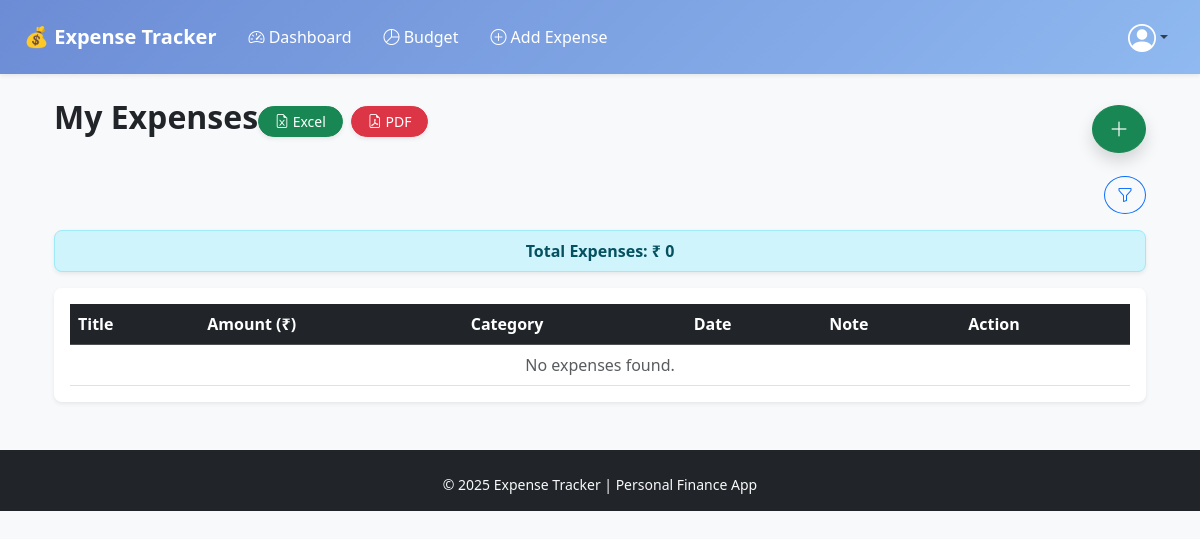
The app's page / (signed in), older data.
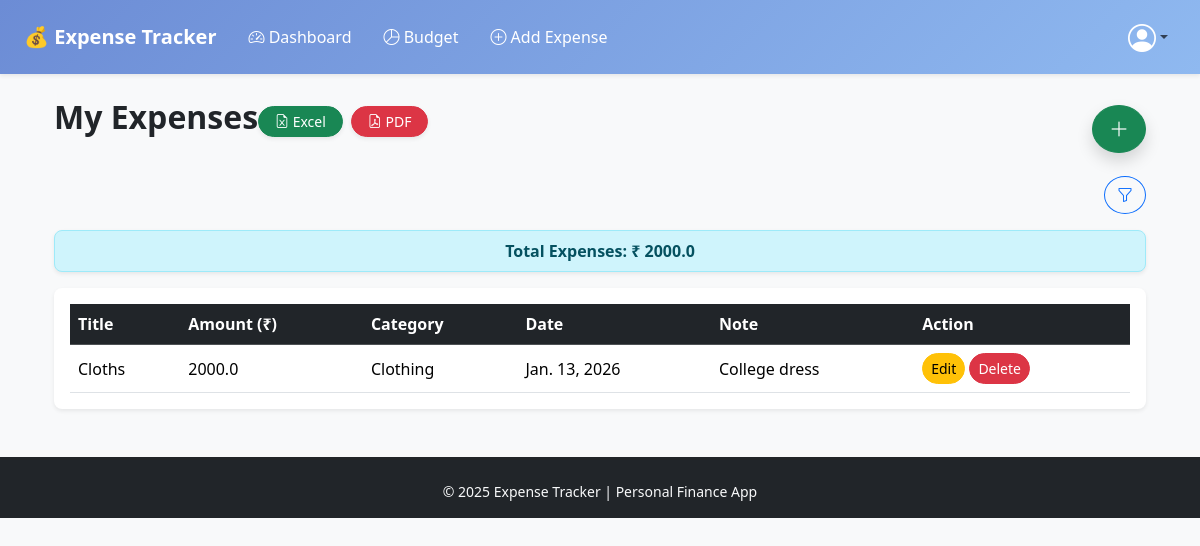
The same page, newer data.
### expenses/models.py (models this page shows, shortened)
class Expense(models.Model):
    user = models.ForeignKey(User, on_delete=models.CASCADE)
    title = models.CharField(max_length=100)
    amount = models.FloatField()
    category = models.CharField(max_length=100, choices=CATEGORY_CHOICES)
    date = models.DateField()
    note = models.TextField(blank=True, null=True)

### expenses/views.py (the view)
# urls.py: path('', views.dashboard, name='dashboard'),
@login_required
def dashboard(request):
    expenses = Expense.objects.filter(user=request.user).order_by('-date')
    total = expenses.aggregate(Sum('amount'))['amount__sum'] or 0
    start_date = request.GET.get('start_date')
    end_date = request.GET.get('end_date')
    category = request.GET.get('category')
    if start_date:
        expenses = expenses.filter(date__gte=start_date)
    if end_date:
        expenses = expenses.filter(date__lte=end_date)
    if category and category != 'All':
        expenses = expenses.filter(category=category)
    filtered_total = expenses.aggregate(Sum('amount'))['amount__sum'] or 0
    context = {
        'expenses': expenses,
        'total': filtered_total,
        'categories': [c[0] for c in CATEGORY_CHOICES], # use imported CATEGORY_CHOICES
        'selected_category': category or 'All',
        'start_date': start_date or '',
        'end_date': end_date or '',
    }
    return render(request, 'expenses/dashboard.html', context)

### expenses/templates/expenses/dashboard.html (shortened to what this page needs)
{% extends 'expenses/base.html' %}
{% block content %}
<div class="container mt-4">
    <div class="d-flex justify-content-between align-items-center mb-3">
        <div class="d-flex justify-content-between align-items-center mb-3">
            <h2 class="fw-bold">My Expenses</h2>
            <div class="d-flex gap-2">
                <a href="{% url 'export_excel' %}" class="btn btn-success btn-sm rounded-pill shadow-sm px-3">
                <i class="bi bi-file-earmark-excel"></i> Excel
                </a>
                <a href="{% url 'export_pdf' %}" class="btn btn-danger btn-sm rounded-pill shadow-sm px-3">
                <i class="bi bi-file-earmark-pdf"></i> PDF
                </a>
                </div>
        </div>
        <a href="{% url 'add_expense' %}" class="btn btn-success btn-lg rounded-circle shadow">
            <i class="bi bi-plus-lg"></i>
        </a>
    </div>
    <div class="mb-3 text-end">
        <button class="btn btn-outline-primary rounded-circle" type="button" data-bs-toggle="collapse"
            data-bs-target="#filterBox" aria-expanded="false" aria-controls="filterBox">
            <i class="bi bi-funnel"></i>
        </button>
    </div>
    <div class="mb-3">
        <div class="alert alert-info rounded-3 p-2 text-center shadow-sm">
            <strong>Total Expenses: ₹ {{ total }}</strong>
        </div>
    </div>
    <div class="table-responsive rounded-3 shadow-sm bg-white p-3">
        <table class="table table-hover align-middle mb-0">
            <thead class="table-dark rounded-3">
                <tr>
                    <th>Title</th>
                    <th>Amount (₹)</th>
                    <th>Category</th>
                    <th>Date</th>
                    <th>Note</th>
                    <th>Action</th>
                </tr>
            </thead>
            <tbody>
                {% for e in expenses %}
                <tr>
                    <td>{{ e.title }}</td>
                    <td>{{ e.amount }}</td>
                    <td>{{ e.category }}</td>
                    <td>{{ e.date }}</td>
                    <td>{{ e.note }}</td>
                    <td>
                        <a href="{% url 'edit_expense' e.id %}" class="btn btn-sm btn-warning rounded-pill">Edit</a>
                        <a href="{% url 'delete_expense' e.id %}" class="btn btn-sm btn-danger rounded-pill">Delete</a>
                    </td>
                </tr>
                {% empty %}
                <tr>
                    <td colspan="6" class="text-center text-muted">No expenses found.</td>
                </tr>
                {% endfor %}
            </tbody>
        </table>
    </div>
</div>
<link rel="stylesheet" href="https://cdn.jsdelivr.net/npm/bootstrap-icons@1.11.0/font/bootstrap-icons.css">
{% endblock %}

### expenses/templates/expenses/base.html (shortened to what this page needs)
<!DOCTYPE html>
<html lang="en">
<head>
  <link href="https://cdn.jsdelivr.net/npm/bootstrap@5.3.2/dist/css/bootstrap.min.css" rel="stylesheet">
  <link rel="stylesheet" href="https://cdn.jsdelivr.net/npm/bootstrap-icons@1.11.1/font/bootstrap-icons.css">
</head>
<body>
<nav class="navbar navbar-expand-lg custom-navbar shadow-sm">
  <div class="container-fluid px-4">
    <a class="navbar-brand fw-bold text-white" href="{% url 'dashboard' %}">
      💰 Expense Tracker
    </a>
    <div class="collapse navbar-collapse" id="navbarNav">
      <ul class="navbar-nav w-100 d-flex justify-content-between align-items-center">
        <div class="d-flex align-items-center">
          <li class="nav-item mx-2">
            <a class="nav-link nav-link-custom" href="{% url 'dashboard' %}">
              <i class="bi bi-speedometer2"></i> Dashboard
            </a>
          </li>
          <li class="nav-item mx-2">
            <a class="nav-link nav-link-custom" href="{% url 'budget_list' %}">
              <i class="bi bi-pie-chart"></i> Budget
            </a>
          </li>
          <li class="nav-item mx-2">
            <a class="nav-link nav-link-custom" href="{% url 'add_expense' %}">
              <i class="bi bi-plus-circle"></i> Add Expense
            </a>
          </li>
        </div>
        {% if user.is_authenticated %}
        <li class="nav-item dropdown">
          <a class="nav-link dropdown-toggle d-flex align-items-center"
             href="#"
             role="button"
             data-bs-toggle="dropdown">
            {% if user.userprofile.profile_image %}
              <img src="{{ user.userprofile.profile_image.url }}"
                   class="rounded-circle"
                   width="40" height="40"
                   style="object-fit: cover;">
            {% else %}
              <i class="bi bi-person-circle fs-3 text-white"></i>
            {% endif %}
          </a>
        </li>
        {% endif %}
      </ul>
    </div>
  </div>
</nav>
<div class="container mt-4">
  {% block content %}
  {% endblock %}
</div>
<footer class="bg-dark text-light mt-5 pt-4 pb-3">
  <div class="container text-center small">
    © 2025 Expense Tracker | Personal Finance App
  </div>
</footer>
</body>
</html>

### expenses/templates/expenses/base.html (style rules this page uses)
body { background-color: #f8f9fa; }
.custom-navbar { background: linear-gradient(135deg, #6c8cd5, #8fb9f0); box-shadow: 0 2px 5px rgba(0, 0, 0, 0.1); }
.nav-link-custom { color: #ffffff !important; font-weight: 500; transition: 0.3s ease; }

Row changes from the older to the newer data that the page shows:
added Expense: title "Cloths", amount "2000.0", category "Clothing", date "Jan. 13, 2026", note "College dress"
Text that changed along with them:
{{ total }}: "0" → "2000.0"
text no longer shown: "No expenses found."
